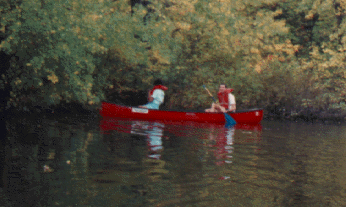
#> input picture 14주차/canoe.png, 346 x 207 px
$ python '[IP]14주차_my_color_noise_reduction_201902737.py'
#> lines starting #> are read from the running program, lines starting #| are printed output that depends on the picture
#> further down, src is the input picture: shape (207, 346, 3); mean B, G, R 55.8, 70.4, 76.2
import numpy as np
import cv2
import matplotlib.pyplot as plt


def my_get_Gaussian2D_mask(msize, sigma=1):
    y, x = np.mgrid[-(msize // 2):(msize // 2) + 1,
           -(msize // 2):(msize // 2) + 1]

    gaus2D = 1 / (2 * np.pi * sigma ** 2) * \
             np.exp(-((x ** 2 + y ** 2) / (2 * sigma ** 2)))

    gaus2D /= np.sum(gaus2D)
    return gaus2D


def my_normalize(src):
    dst = src.copy()
    dst *= 255
    dst = np.clip(dst, 0, 255)
    return dst.astype(np.uint8)


def my_padding(src, pad_shape):
    (h, w) = src.shape
    (p_h, p_w) = pad_shape
    pad_img = np.zeros((h + 2 * p_h, w + 2 * p_w))
    pad_img[p_h:p_h + h, p_w:p_w + w] = src
    return pad_img


def my_filtering(src, mask):
    """

    :param src: filtering 할 이미지
    :param mask: filtering 할 mask
    :return: filtering된 결과 이미지
    """

    (h, w) = src.shape
    # mask의 크기
    (m_h, m_w) = mask.shape
    # 직접 구현한 my_padding 함수를 이용
    pad_img = my_padding(src, (m_h // 2, m_w // 2))
    dst = np.zeros((h, w))
    for row in range(h):
        for col in range(w):
            val = np.sum(pad_img[row:row + m_h, col:col + m_w] * mask)
            dst[row, col] = val
    return dst


def add_gaus_noise(src, mean=0, sigma=0.1):
    # src : 0 ~ 255, dst : 0 ~ 1
#> called with mean = 0.1, sigma = 0.1
    dst = src / 255
    h, w, c = dst.shape
#> h = 207; w = 346; c = 3
    noise = np.random.normal(mean, sigma, size=(h, w, c))
    dst += noise
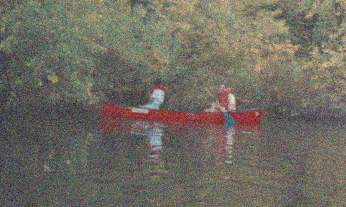
#> dst: shape (207, 346, 3) float64; mean B, G, R 0.319, 0.377, 0.399; drawn with min black and max white
    return my_normalize(dst)


def my_median_filtering(src, msize):
    """
    중앙값 필터링을 수행하는 함수
    :param src: 필터링할 이미지
    :param msize: 필터 크기
    :return: 필터링된 이미지
    """

    h, w = src.shape[:2]
    padded_image = my_padding(src, (msize // 2, msize // 2))
    dst = np.zeros_like(src)

    for row in range(h):
        for col in range(w):
            neighbors = padded_image[row:row + msize, col:col + msize].flatten()
            median = np.sort(neighbors)[len(neighbors) // 2]
            dst[row, col] = median

    return dst

if __name__ == '__main__':
    src = cv2.imread('canoe.png')
    np.random.seed(seed=100)

    # noise image: uint8 형
    noise_image = add_gaus_noise(src, mean=0.1, sigma=0.1)
    # noise image: float 형
    src_noise = noise_image / 255

    ######################################################
    # TODO
    # TODO RGB에서 Gaussian, Median filter 진행
    # TODO Filtering된 결과 이미지는 uint8형 타입이어야함
    #  -> (my_normalize 사용)
    ######################################################

    gaus2D = my_get_Gaussian2D_mask(msize=3, sigma=5)

    rgb_gaussian_dst = np.zeros_like(src_noise)
    rgb_median_dst = np.zeros_like(src_noise)

    for channel in range(3):
        rgb_gaussian_dst[:, :, channel] = my_filtering(src_noise[:, :, channel], gaus2D)
        rgb_median_dst[:, :, channel] = my_median_filtering(src_noise[:, :, channel], msize=3)
#> this loop made 3 passes
#> pass 1, in my_filtering, `pad_img = my_padding(src, (m_h // 2, m_w // 2))`:
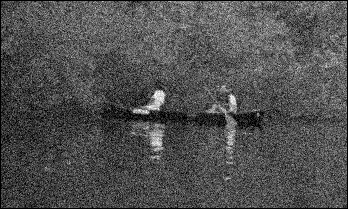
#> pad_img: shape (209, 348) float64; min 0, max 1, mean 0.312
#> after the loop:
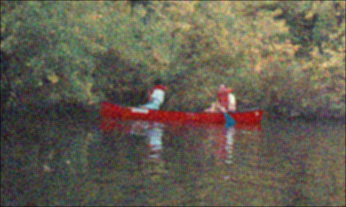
#> rgb_gaussian_dst: shape (207, 346, 3) float64; mean B, G, R 0.316, 0.373, 0.395

    # normalize rgb_gaussian_dst, rgb_median_dst
    rgb_gaussian_dst = my_normalize(rgb_gaussian_dst)
    rgb_median_dst = my_normalize(rgb_median_dst)

    ######################################################
    # TODO
    # TODO YUV에서 Gaussian, Median filter 진행
    # TODO Filtering된 결과 이미지는 uint8형 타입이어야함
    #  -> (my_normalize 사용)
    # TODO yuv noise 이미지는 내장 모듈 사용 (cv2.COLOR_BGR2YUV)
    # TODO yuv_noise에서 첫번째 채널이 Y
    ######################################################

    gaus2D = my_get_Gaussian2D_mask(msize=3, sigma=5)
    yuv_noise = cv2.cvtColor(noise_image, cv2.COLOR_BGR2YUV)
#> yuv_noise: shape (207, 346, 3); mean of channels 0, 1, 2 95.6, 120.8, 133

    yuv_gaussian_dst = yuv_noise / 255
#> yuv_gaussian_dst: shape (207, 346, 3) float64; mean of channels 0, 1, 2 0.375, 0.474, 0.521
    yuv_gaussian_dst[:, :, 0] = my_filtering(yuv_gaussian_dst[:, :, 0], gaus2D)
#> in my_padding (call 7), `pad_img[p_h:p_h + h, p_w:p_w + w] = src`:
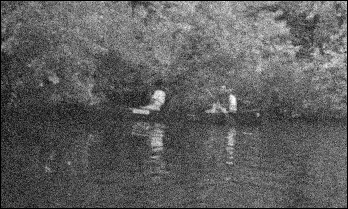
#> pad_img: shape (209, 348) float64; min 0, max 0.992, mean 0.369
#> after the loop in my_filtering (call 4), `for row in range(h):`:
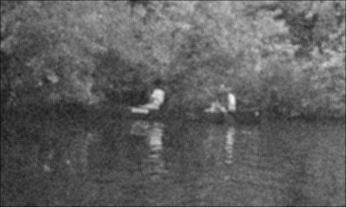
#> dst: shape (207, 346) float64; min 0.0738, max 0.966, mean 0.373
#> yuv_gaussian_dst: shape (207, 346, 3) float64; mean of channels 0, 1, 2 0.373, 0.474, 0.521
    yuv_gaussian_dst = my_normalize(yuv_gaussian_dst)
#> in my_normalize (call 4), `dst *= 255`: dst: shape (207, 346, 3) float64; mean of channels 0, 1, 2 95.1, 120.8, 133
#> in my_normalize (call 4), `return dst.astype(np.uint8)`:
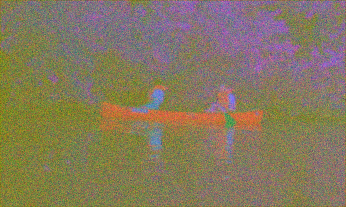
#> returned value: shape (207, 346, 3); mean of channels 0, 1, 2 94.6, 120.8, 133; drawn as B, G, R

    yuv_median_dst = yuv_noise / 255
    yuv_median_dst[:, :, 0] = my_median_filtering(yuv_median_dst[:, :, 0], msize=3)
#> yuv_median_dst: shape (207, 346, 3) float64; mean of channels 0, 1, 2 0.374, 0.474, 0.521
    yuv_median_dst = my_normalize(yuv_median_dst)
#> in my_normalize (call 5), `dst *= 255`: dst: shape (207, 346, 3) float64; mean of channels 0, 1, 2 95.3, 120.8, 133

    cv2.imshow('original', src)
    cv2.imshow('noise image', noise_image)
    cv2.imshow('RGB + gaussian filtering', rgb_gaussian_dst)
    cv2.imshow('RGB + median filtering', rgb_median_dst)
    cv2.imshow('YUV + gaussian filtering', cv2.cvtColor(yuv_gaussian_dst, cv2.COLOR_YUV2BGR))
    cv2.imshow('YUV + median filtering', cv2.cvtColor(yuv_median_dst, cv2.COLOR_YUV2BGR))
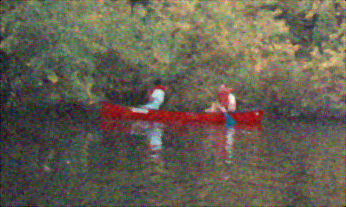
#> window 'YUV + median filtering': shape (207, 346, 3); mean B, G, R 80.7, 95.3, 101
    cv2.waitKey()
    cv2.destroyAllWindows()
